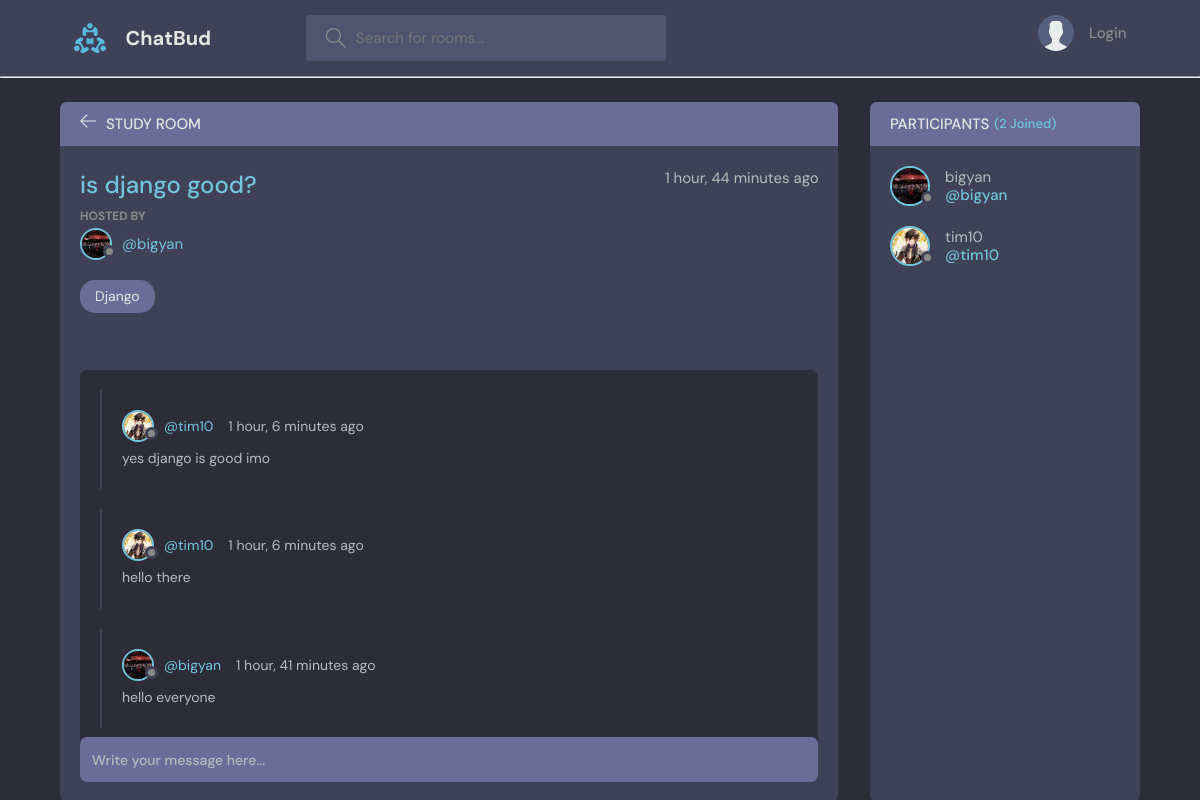
The page /room/1/ on the database its author committed.
### chatapp/models.py (models this page shows, shortened)
class Room(models.Model):
    host = models.ForeignKey(User,on_delete=models.SET_NULL,null=True)
    topic = models.ForeignKey(Topic,on_delete=models.SET_NULL,null=True)
    name = models.CharField(max_length=200)
    description = models.TextField(null=True)
    participants = models.ManyToManyField(User,related_name='participants',blank=True) # here host is already connecting with User, so we give a related name to use.
    updated = models.DateTimeField(auto_now=True) # auto_now picks the time when the new data gets updated
    created = models.DateTimeField(auto_now_add=True) # whereas, auto_now_add saves the time when the data is created, hence it stays same for a particular data.
    class Meta:
        ordering = ['-updated','-created']

class User(AbstractUser):
    name = models.CharField(max_length=200,null=True)
    email = models.EmailField(unique=True,null=True)
    bio = models.TextField(null=True)
    avatar= models.ImageField(null=True, default="avatar.svg")
    USERNAME_FIELD= 'email'
    REQUIRED_FIELDS=[]

class Topic(models.Model):
    name = models.CharField(max_length=200)
    def __str__(self):
        return self.name

class Message(models.Model):
    user = models.ForeignKey(User,on_delete=models.CASCADE)
    room = models.ForeignKey(Room,on_delete=models.CASCADE) #on_delete=models.CASCADE ensures that when a room is deleted then the messages gets deleted as well.
    body = models.TextField()
    updated = models.DateTimeField(auto_now=True)
    created = models.DateTimeField(auto_now_add=True)
    class Meta:
        ordering = ['-updated','-created']

### chatapp/views.py (the view, shortened to what this page needs)
# urls.py: path('room/<str:pk>/',views.room,name='room'),
def room(request,pk):
    room = Room.objects.get(id=pk)
    room_messages = room.message_set.all() #basically we are saying to give the child messages of the parent room
    participants = room.participants.all()
    context = {'room':room,'room_messages':room_messages,'participants':participants}
    return render(request,'chatapp/room.html',context)

### chatapp/templates/chatapp/room.html (shortened to what this page needs)
   {% extends 'main.html' %}
   {% block content %}
   <main class="profile-page layout layout--2">
      <div class="container">
        <div class="room">
          <div class="room__top">
            <div class="room__topLeft">
              <a href="{% url 'index' %}">
                <svg version="1.1" xmlns="http://www.w3.org/2000/svg" width="32" height="32" viewBox="0 0 32 32">
                  <title>arrow-left</title>
                  <path
                    d="M13.723 2.286l-13.723 13.714 13.719 13.714 1.616-1.611-10.96-10.96h27.625v-2.286h-27.625l10.965-10.965-1.616-1.607z"
                  ></path>
                </svg>
              </a>
              <h3>Study Room</h3>
            </div>
          </div>
          <div class="room__box scroll">
            <div class="room__header scroll">
              <div class="room__info">
                <h3>{{room.name}}</h3>
                <span>{{room.created|timesince}} ago</span>
              </div>
              <div class="room__hosted">
                <p>Hosted By</p>
                <a href="{% url 'user-profile' room.host.id%}" class="room__author">
                  <div class="avatar avatar--small">
                    <img src="{{room.host.avatar.url}}" />
                  </div>
                  <span>@{{room.host.username}}</span>
                </a>
              </div>
              <span class="room__topics">{{room.topic}}</span>
            </div>
            <div class="room__conversation">
              <div class="threads scroll">
                {% for message in room_messages %}
                <div class="thread">
                  <div class="thread__top">
                    <div class="thread__author">
                      <a href="{% url 'user-profile' message.user.id %}" class="thread__authorInfo">
                        <div class="avatar avatar--small">
                          <img src="{{message.user.avatar.url}}" />
                        </div>
                        <span>@{{message.user.username}}</span>
                      </a>
                      <span class="thread__date">{{message.created|timesince }} ago</span>
                    </div>
                  </div>
                  <div class="thread__details">
                    {{message.body }}
                  </div>
                </div>
                {% endfor %}
              </div>
            </div>
          </div>
          <div class="room__message">
            <form action="" method="POST">
              <input name="body" placeholder="Write your message here..." />
            </form>
          </div>
        </div>
        <div class="participants">
          <h3 class="participants__top">Participants <span>({{participants.count}} Joined)</span></h3>
          <div class="participants__list scroll">
            {% for user in participants%}
            <a href="{% url 'user-profile' user.id %}" class="participant">
              <div class="avatar avatar--medium">
                <img src="{{ user.avatar.url }}" />
              </div>
              <p>
                {{user.username}}
                <span>@{{user.username}}</span>
              </p>
            </a>
            {% endfor %}
          </div>
        </div>
      </div>
    </main>
{% endblock %}

### rows shown on the page
Room: name "is django good?", created "1 hour, 44 minutes", host.avatar (picture), host.username "bigyan", topic "Django"
Message: user.avatar (picture), user.username "tim10", created "1 hour, 6 minutes", body "yes django is good imo"
Message: user.avatar (picture), user.username "tim10", created "1 hour, 6 minutes", body "hello there"
Message: user.avatar (picture), user.username "bigyan", created "1 hour, 41 minutes", body "hello everyone"
User: avatar (picture), username "bigyan"
User: avatar (picture), username "tim10"

### other values the page prints
{{ participants.count }} "2"
